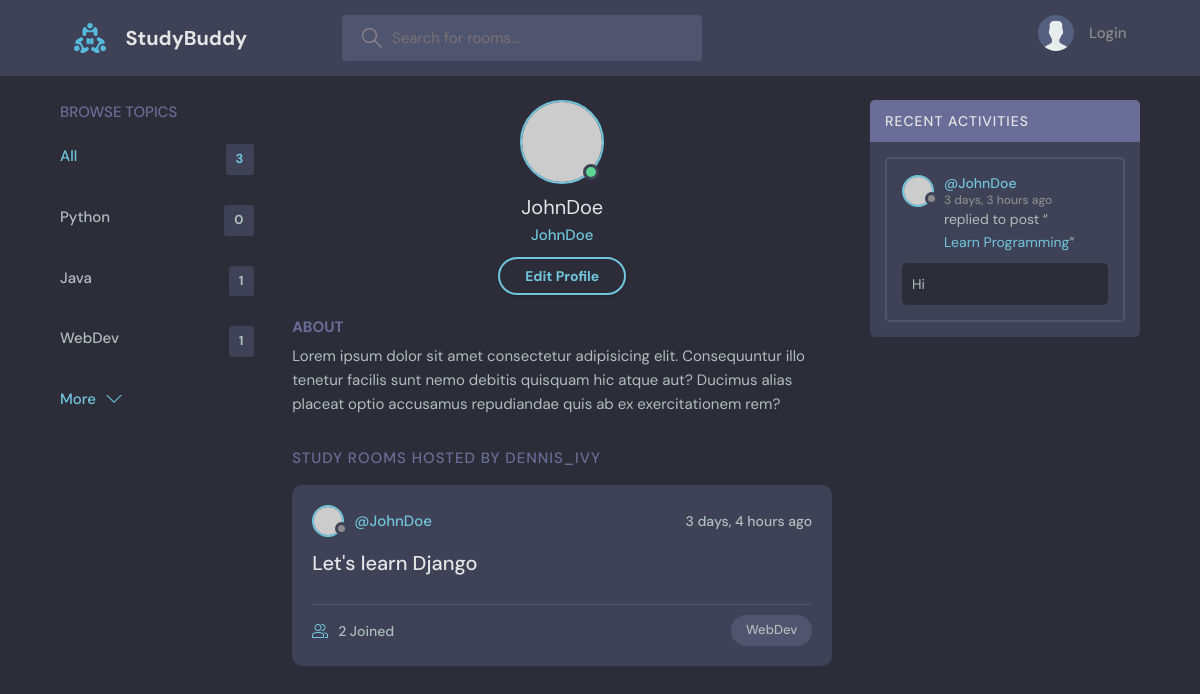
Before: /profile/2/ with the older database file.
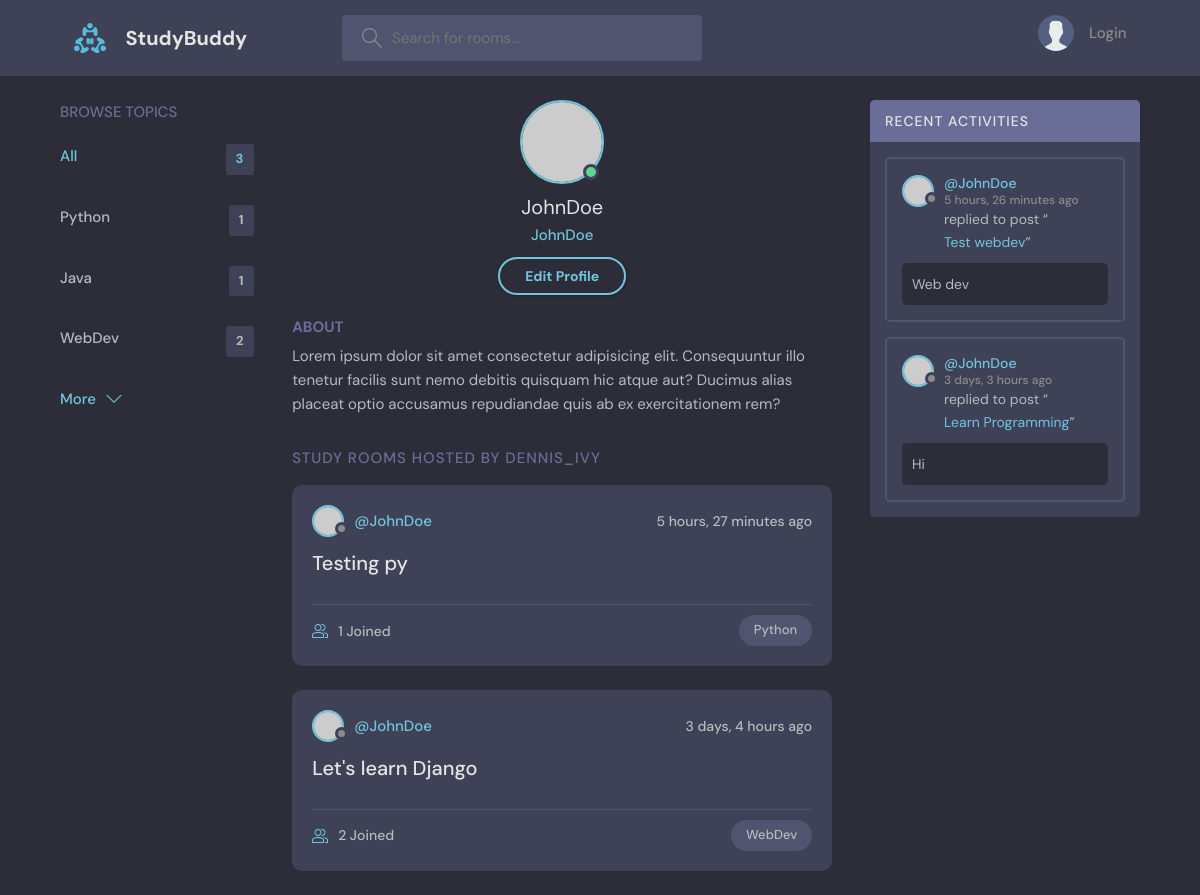
After: the same page with the newer database file.
### base/models.py (models this page shows, shortened)
class Topic(models.Model):
    name = models.CharField(max_length=200)

class Room(models.Model):
    host = models.ForeignKey(User, on_delete = models.SET_NULL, null = True)
    topic = models.ForeignKey(Topic, on_delete=models.SET_NULL,null = True)
    name = models.CharField(max_length=200)
    description = models.TextField(null=True, blank=True)
    participants = models.ManyToManyField(User, related_name='participants',blank=True)
    updated = models.DateTimeField(auto_now=True)
    created = models.DateTimeField(auto_now_add = True)
    class Meta:
        ordering = ['-updated', '-created']
    def __str__(self):
        return self.name

class Message(models.Model):
    user = models.ForeignKey(User, on_delete=models.CASCADE)
    room = models.ForeignKey(Room, on_delete=models.CASCADE)
    body = models.TextField()
    updated = models.DateTimeField(auto_now=True)
    created = models.DateTimeField(auto_now_add = True)
    class Meta:
        ordering = ['-updated', '-created']

### base/views.py (the view)
# urls.py: path('profile/<str:pk>/', views.userProfile, name = "user-profile"),
def userProfile(request, pk):
    user = User.objects.get(id=pk)
    rooms = user.room_set.all()
    room_messages = user.message_set.all()
    topics = Topic.objects.all()
    context = {'user':user, 'rooms':rooms, 'room_messages':room_messages, 'topics':topics}
    return render(request, 'base/profile.html', context)

### base/templates/base/profile.html
{% extends 'main.html' %}
{% block content %}
  <main class="profile-page layout layout--3">
    <div class="container">
      {% include 'base/topics_component.html' %}
      <div class="roomList">
        <div class="profile">
          <div class="profile__avatar">
            <div class="avatar avatar--large active">
              <img src="https://randomuser.me/api/portraits/men/11.jpg" />
            </div>
          </div>
          <div class="profile__info">
            <h3>{{user.username}}</h3>
            <p>{{user.username}}</p>
            <a href="edit-user.html" class="btn btn--main btn--pill">Edit Profile</a>
          </div>
          <div class="profile__about">
            <h3>About</h3>
            <p>
              Lorem ipsum dolor sit amet consectetur adipisicing elit. Consequuntur illo tenetur
              facilis sunt nemo debitis quisquam hic atque aut? Ducimus alias placeat optio
              accusamus repudiandae quis ab ex exercitationem rem?
            </p>
          </div>
        </div>
        <div class="roomList__header">
          <div>
            <h2>Study Rooms Hosted by dennis_ivy</a>
            </h2>
          </div>
        </div>
        {% include 'base/feed_component.html' %}
      </div>
      {% include 'base/activity_component.html' %}
    </div>
  </main>
{% endblock content %}

### base/templates/base/topics_component.html
<div class="topics">
    <div class="topics__header">
      <h2>Browse Topics</h2>
    </div>
    <ul class="topics__list">
      <li>
        <a href="{% url 'home' %}" class="active">All <span>{{topics.count}}</span></a>
      </li>
      {% for topic in topics %}
      <li>
        <a href="{% url 'home' %}?q={{topic.name}}">{{topic.name}}<span>{{topic.room_set.all.count}}</span></a>
      </li>
      {% endfor %}
    </ul>
    <a class="btn btn--link" href="topics.html">
      More
      <svg version="1.1" xmlns="http://www.w3.org/2000/svg" width="32" height="32" viewBox="0 0 32 32">
        <title>chevron-down</title>
        <path d="M16 21l-13-13h-3l16 16 16-16h-3l-13 13z"></path>
      </svg>
    </a>
  </div>

### base/templates/base/feed_component.html (shortened to what this page needs)
{% for room in rooms %}
<div class="roomListRoom">
    <div class="roomListRoom__header">
      <a href="{% url 'user-profile' room.host.id %}" class="roomListRoom__author">
        <div class="avatar avatar--small">
          <img src="https://randomuser.me/api/portraits/women/11.jpg" />
        </div>
        <span>@{{room.host.username}}</span>
      </a>
      <div class="roomListRoom__actions">
        <span>{{room.created|timesince}} ago</span>
      </div>
    </div>
    <div class="roomListRoom__content">
      <a href="{% url 'room' room.id %}">{{room.name}}</a>
    </div>
    <div class="roomListRoom__meta">
      <a href="{% url 'room' room.id %}" class="roomListRoom__joined">
        {{room.participants.all.count}} Joined
      </a>
      <p class="roomListRoom__topic">{{room.topic.name}}</p>
    </div>
</div>
{% endfor %}

### base/templates/base/activity_component.html (shortened to what this page needs)
<div class="activities">
    <div class="activities__header">
      <h2>Recent Activities</h2>
    </div>
    {% for message in room_messages %}
    <div class="activities__box">
      <div class="activities__boxHeader roomListRoom__header">
        <a href="{% url 'user-profile' message.user.id %}" class="roomListRoom__author">
          <div class="avatar avatar--small">
            <img src="https://randomuser.me/api/portraits/women/11.jpg" />
          </div>
          <p>
            @{{message.user}}
            <span>{{message.created|timesince}} ago</span>
          </p>
        </a>
      </div>
      <div class="activities__boxContent">
        <p>replied to post “<a href="{% url 'room' message.room.id %}">{{message.room}}</a>”</p>
        <div class="activities__boxRoomContent">
          {{message.body}}
        </div>
      </div>
    </div>
    {% endfor %}
  </div>

Changed rows visible on the page:
computed for Topic "Python": room_set.all.count "0" → "1"
computed for Topic "WebDev": room_set.all.count "1" → "2"
added Room: host.username "JohnDoe", created "5 hours, 27 minutes", name "Testing py", participants.all.count "1", topic.name "Python"
added Message: user "JohnDoe", created "5 hours, 26 minutes", room "Test webdev", body "Web dev"
